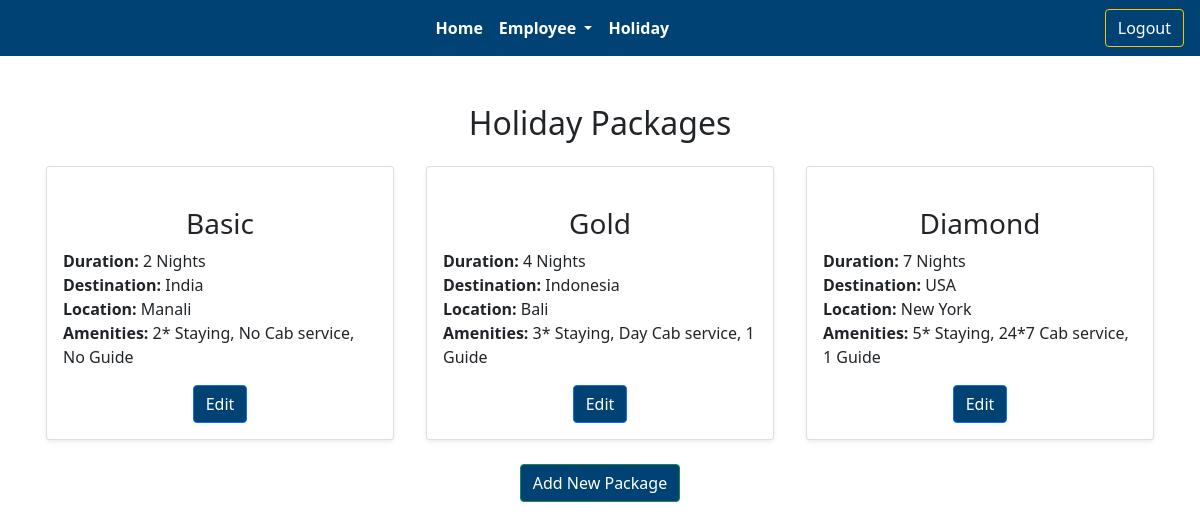
The app's page /holiday_packages.php with its own data.
### tables this page shows
CREATE TABLE `holiday_packages` (
  `id` int(11) NOT NULL,
  `holiday_name` varchar(255) NOT NULL,
  `duration` int(11) NOT NULL,
  `destination` varchar(255) NOT NULL,
  `location` varchar(255) DEFAULT NULL,
  `amenities` text DEFAULT NULL
);

### holiday_packages.php (the view, shortened to what this page needs)
<?php
include('Assets/Backend/dbconfig.php');
$query = "SELECT * FROM holiday_packages";
$result = mysqli_query($conn, $query);
?>
<?php include 'navbar.php' ?>
<div class="container mt-5">
    <h2 class="text-center mb-4">Holiday Packages</h2>
    <div class="row">
        <?php while ($row = mysqli_fetch_assoc($result)) { ?>
            <div class="col-md-4">
                <div class="card mb-4 mx-3 shadow-sm">
                    <div class="card-body">
                        <h3 class="card-title text-center"><?php echo $row['holiday_name']; ?></h3>
                        <p class="card-text">
                            <strong>Duration:</strong> <?php echo $row['duration']; ?> Nights<br>
                            <strong>Destination:</strong> <?php echo $row['destination']; ?><br>
                            <?php if (!empty($row['location'])) { ?>
                                <strong>Location:</strong> <?php echo $row['location']; ?><br>
                            <?php } ?>
                            <?php if (!empty($row['amenities'])) { ?>
                                <strong>Amenities:</strong> <?php echo $row['amenities']; ?><br>
                            <?php } ?>
                        </p>
                        <div class="text-center"> <a href="edit_package.php?id=<?php echo $row['id']; ?>" class="btn btn-primary text-center">Edit</a></div>
                    </div>
                </div>
            </div>
        <?php } ?>
        <div class="text-center"><button class="btn btn-success"><a href="holiday.php" class="text-decoration-none text-white">Add New Package</a></button></div>
    </div>
</div>

### navbar.php (shortened to what this page needs)
<!DOCTYPE html>
<html lang="en">
<head>
    <link rel="stylesheet" href="Assets/css/bootstrap.min.css">
    <link rel="stylesheet" href="style.css">
</head>
<body>
    <nav class="navbar navbar-expand-lg">
        <div class="container-fluid">
            <div class="collapse navbar-collapse justify-content-center" id="navbarSupportedContent">
                <ul class="navbar-nav mb-2 mb-lg-0">
                    <li class="nav-item">
                        <a class="nav-link active" aria-current="page" href="admin_dashboard.php">Home</a>
                    </li>
                    <li class="nav-item dropdown">
                        <a class="nav-link dropdown-toggle" href="#" id="navbarDropdown" role="button" data-bs-toggle="dropdown" aria-expanded="false">
                            Employee
                        </a>
                    </li>
                    <li class="nav-item">
                        <a class="nav-link" href="holiday_packages.php">Holiday</a>
                    </li>
                </ul>
            </div>
            <form action="logout.php" method="post" class="me-3">
                <button type="submit" class="btn btn-warning">Logout</button>
            </form>
        </div>
    </nav>
</body>
</html>

### style.css (style rules this page uses)
.container, .container-fluid, .container-lg, .container-md, .container-sm, .container-xl, .container-xxl { width: 100%; padding-right: 0; padding-left: 0; margin-right: auto; margin-left: auto; }
.row { --bs-gutter-x: 0; }

### navbar.php (style rules this page uses)
.navbar { background: #004274; color: white; }
.nav-link { color: white; font-weight: bold; }
.btn { background: #004274; color: white; }

### records on screen
holiday_packages: holiday_name "Basic", duration "2", destination "India", location "Manali", amenities "2* Staying, No Cab service, No Guide"
holiday_packages: holiday_name "Gold", duration "4", destination "Indonesia", location "Bali", amenities "3* Staying, Day Cab service, 1 Guide"
holiday_packages: holiday_name "Diamond", duration "7", destination "USA", location "New York", amenities "5* Staying, 24*7 Cab service, 1 Guide"
